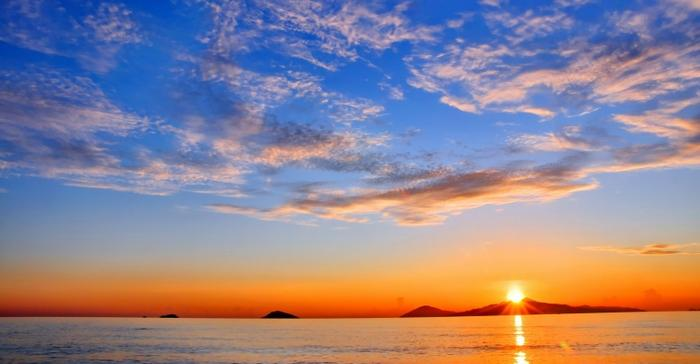
#> input picture bai9/chantroi.jpg, 700 x 364 px
$ python bai9_high_quality_image_resampling.py
#> lines starting #> are read from the running program, lines starting #| are printed output that depends on the picture
import cv2
import numpy as np
from scipy import signal

def resample_image(image, scaling_factor, filter_type='windowed_sinc'):
    # Calculate the new dimensions based on the scaling factor
    new_width = int(image.shape[1] * scaling_factor)
    new_height = int(image.shape[0] * scaling_factor)

    # Create the filter kernel based on the selected filter type
    if filter_type == 'nearest':
        kernel = np.ones((1, 1))
    elif filter_type == 'bilinear':
        kernel = np.array([[0.25, 0.5, 0.25]])
    elif filter_type == 'windowed_sinc':
        cutoff_freq = 0.5 / scaling_factor
        kernel = signal.firwin(15, cutoff_freq, window='hamming')

    # Resize the image using the selected filter
    resized_image = cv2.resize(image, (new_width, new_height), interpolation=cv2.INTER_LINEAR)

    # Apply the filter kernel along each axis
    if filter_type != 'nearest':
        resized_image = cv2.filter2D(resized_image, -1, kernel)

    return resized_image

# Load the input image
image = cv2.imread('chantroi.jpg')
#> image is the input picture: shape (364, 700, 3); mean B, G, R 143.8, 131.7, 145.8

# Define the scaling factor for resampling
scaling_factor = 2  # Increase image size by a factor of 2

# Define the filter types to use for resampling
filter_types = ['nearest', 'bilinear', 'windowed_sinc']

# Perform resampling using different filters
resampled_images = []

for filter_type in filter_types:
    resampled_image = resample_image(image, scaling_factor, filter_type)
    resampled_images.append(resampled_image)
#> after the loop, resampled_images = 3 items

# Concatenate the resampled images horizontally
result_image = np.hstack(resampled_images)
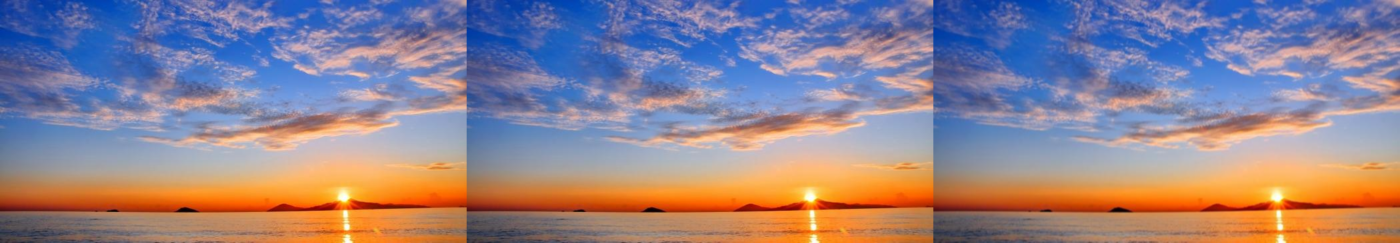
#> result_image: shape (728, 4200, 3) (shown at 1/3 size); mean of channels 0, 1, 2 143.8, 131.7, 145.7; drawn as B, G, R

# Display the result
cv2.imshow('Original Image', image)
cv2.imshow('Resampling Comparison', result_image)
cv2.waitKey(0)
cv2.destroyAllWindows()
